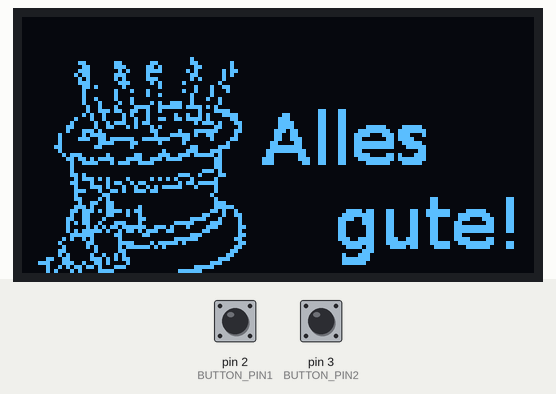
A sketch run on a simulated Arduino Uno, built with avr-gcc and run on an emulated ATmega328P. Parts: 128×64 one-colour display. Inputs (shaded band) come from the test bench; at power-on: pin 2 (BUTTON_PIN1) HIGH, pin 3 (BUTTON_PIN2) HIGH. Random numbers use the default seed unless the sketch sets one.

Above: at 0.1 s.
At 6.2 s:
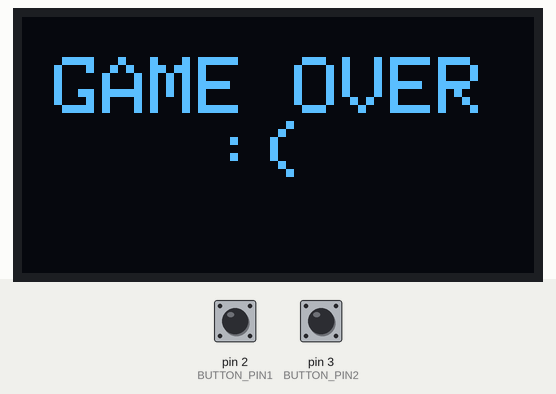
6.3 s: pin 2 (BUTTON_PIN1) pulled LOW for 0.15 s
At 7.95 s:
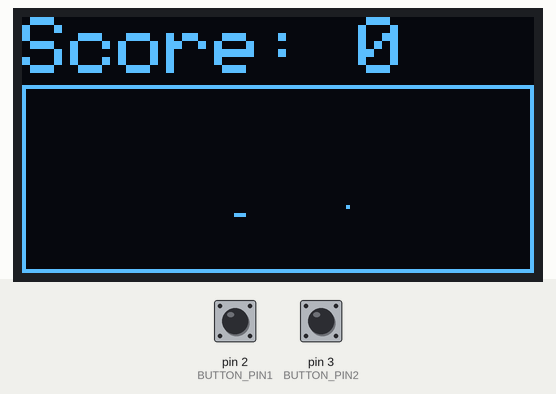
9.4 s: pin 3 (BUTTON_PIN2) pulled LOW for 0.15 s
12.5 s: pin 2 (BUTTON_PIN1) pulled LOW for 1 s
15.0 s: pin 3 (BUTTON_PIN2) pulled LOW for 1 s
Timing chart, 0 to 18.0 s (numbered marks = the images above; inputs shaded):
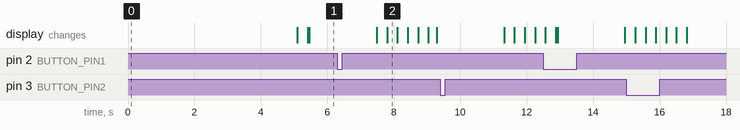

The sketch:

ArduinoOLEDSnake.ino
```cpp
#include <SPI.h>
#include <Wire.h>
#include <Adafruit_GFX.h>
#include <Adafruit_SSD1306.h>
#include "Title.h"

#define OLED_RESET 4
Adafruit_SSD1306 display(OLED_RESET);

#if (SSD1306_LCDHEIGHT != 64)
#error("Height incorrect, please fix Adafruit_SSD1306.h!");
#endif

const int D_NORTH = 1;
const int D_EAST = 2;
const int D_SOUTH = 3;
const int D_WEST = 4;

const int DISP_OFF = 17;

long score = 0;

byte snakePixelX[20];
byte snakePixelY[20];

int snakeX = 10;
int snakeY = 30;
int snakeLength = 3;
volatile int snakeDir = D_NORTH;
volatile int buttonState = LOW;

int minX = 0;
int minY = DISP_OFF;
int maxX = 128;
int maxY = 64;

int foodX = 0;
int foodY = 0;

const int BUTTON_PIN1 = 2;
const int BUTTON_PIN2 = 3;

void setupButton() {
  attachInterrupt(digitalPinToInterrupt(BUTTON_PIN1), debounceChangeDirection1, FALLING);
  attachInterrupt(digitalPinToInterrupt(BUTTON_PIN2), debounceChangeDirection2, FALLING);
}

long debouncing_time = 100; //Debouncing Time in Milliseconds
volatile unsigned long last_micros1;
void debounceChangeDirection1() {
  if((long)(micros() - last_micros1) >= debouncing_time * 1000) {
    changeDirection(true);
    last_micros1 = micros();
  }
}

volatile unsigned long last_micros2;
void debounceChangeDirection2(boolean up) {
  if((long)(micros() - last_micros2) >= debouncing_time * 1000) {
    changeDirection(false);
    last_micros2 = micros();
  }
}

void changeDirection(boolean up) {
  switch(snakeDir) {
    case D_NORTH:
      if (up) snakeDir = D_EAST; else snakeDir = D_WEST;
      break;
    case D_EAST:
      if (up) snakeDir = D_SOUTH; else snakeDir = D_NORTH;
      break;
    case D_SOUTH:
      if (up) snakeDir = D_WEST; else snakeDir = D_EAST;
      break;
    case D_WEST:
      if (up) snakeDir = D_NORTH; else snakeDir = D_SOUTH;
      break;
  }

  buttonState = !buttonState;
}

void setupScreen()   {
  // by default, we'll generate the high voltage from the 3.3v line internally! (neat!)
  display.begin(SSD1306_SWITCHCAPVCC, 0x3C);  // initialize with the I2C addr 0x3D (for the 128x64)
  // init done

  display.clearDisplay();

  minX = 0;
  minY = DISP_OFF;
  maxX = display.width()-1;
  maxY = display.height()-1;

  display.drawXBitmap(0,0, Title_bits, display.width(), display.height(), WHITE);
  display.display();
  delay(5000);

  display.clearDisplay();
  renderScore();
}

void setup()   {
  setupButton();
  setupScreen();

  dropFood();

  digitalWrite(BUTTON_PIN1, buttonState);
  digitalWrite(BUTTON_PIN2, buttonState);
}

bool outOfBounds() {
  return snakeX <= minX || snakeY <= minY || snakeX >= maxX || snakeY >= maxY;
}

void gameOver() {
  display.clearDisplay();
  display.setTextSize(2);
  display.setCursor(8, 10);
  display.print("GAME OVER     :(");
  display.display();

  score = 0;
  snakeLength = 3;
  snakeX = display.width() / 2;
  snakeY = display.height() / 2 + DISP_OFF;

  snakePixelX[snakeLength-1] = snakeX;
  snakePixelY[snakeLength-1] = snakeY;

  snakeDir = D_SOUTH;

  delay(2000);

  display.clearDisplay();
  renderScore();
}

// Drop food on random location
void dropFood() {
  foodX = random(minX+5, maxX-5);
  foodY = random(minY+5, maxY-5);
}

bool collectFood() {
  if (snakeX == foodX && snakeY == foodY) {
    score += 10;

    tone(8, 1000, 10);
    tone(8, 1020, 10);
    tone(8, 1040, 10);
    tone(8, 1000, 10);
    tone(8, 1000, 10);

    renderScore();
    dropFood();

    return true;
  } else {
    return false;
  }
}

void renderScore() {
  display.fillRect(0, 0, display.width()-1, DISP_OFF, BLACK);

  display.setTextSize(2);
  display.setTextColor(WHITE);
  display.setCursor(0,0);

  display.print("Score: ");
  display.print(String(score, DEC));

  // TOP
  display.drawLine(0, DISP_OFF, display.width()-1, DISP_OFF, WHITE);
  // LEFT
  display.drawLine(0, DISP_OFF, 0, display.height()-1, WHITE);
  // RIGHT
  display.drawLine(display.width()-1, DISP_OFF, display.width()-1, display.height()-1, WHITE);
  // BOTTOM
  display.drawLine(0, display.height()-1, display.width()-1, display.height()-1, WHITE);
}

bool crashedIntoSelf() {
  for(byte i = 4; i < snakeLength; i++) {
      if (snakeX == snakePixelX[i] && snakeY == snakePixelY[i]) {
        return true;
      }
  }

  return false;
}

void drawScreen() {
  bool foodCollected = false;

    // Clear the buffer.
  display.clearDisplay();

  display.drawPixel(foodX, foodY, WHITE);
  foodCollected  = collectFood();

  // Check snake position
  if (outOfBounds() || crashedIntoSelf()) {
    gameOver();
  }

  // Render the snake
  for(int i = 0; i < snakeLength; i++) {
    display.drawPixel(snakePixelX[i], snakePixelY[i], WHITE);
  }

  // Move pixel values
  for(int i = snakeLength; i > 0; i--) {
    snakePixelX[i] = snakePixelX[i-1];
    snakePixelY[i] = snakePixelY[i-1];
  }

  if (foodCollected) {
    snakeLength += 1;
    snakePixelX[snakeLength-1] = snakeX;
    snakePixelY[snakeLength-1] = snakeY;
  }

  switch(snakeDir) {
    case D_NORTH:
      snakeY -= 1;
      break;
    case D_EAST:
      snakeX += 1;
      break;
    case D_SOUTH:
      snakeY += 1;
      break;
    case D_WEST:
      snakeX -= 1;
      break;
  }

  snakePixelX[0] = snakeX;
  snakePixelY[0] = snakeY;

  renderScore();
  display.display();
}

void loop() {

  drawScreen();

}
```

Source omitted: Title.h (data table, 6497 bytes)
